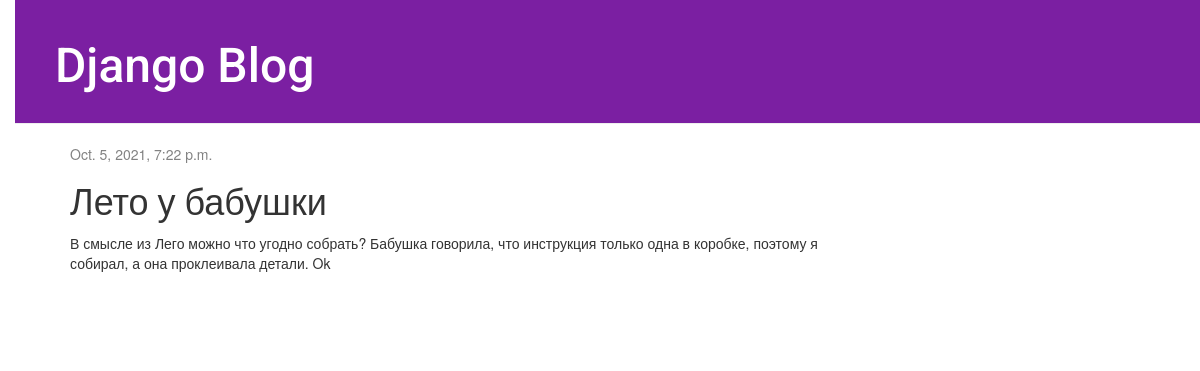
The page /post/leto-u-babyshki/ on the database its author committed.
### blog/models.py (models this page shows, shortened)
class Post(models.Model):
    author = models.ForeignKey(settings.AUTH_USER_MODEL, on_delete=models.CASCADE)
    slug = models.SlugField(max_length=250, unique_for_date='published_date')
    title = models.CharField(max_length=200)
    text = models.TextField()
    created_date = models.DateTimeField(default=timezone.now)
    published_date = models.DateTimeField(blank=True, null=True)

### blog/views.py (the view)
# urls.py: path('post/<slug:slug>/', views.post_detail, name='post_detail'),
def post_detail(request, slug):
    post = get_object_or_404(Post, slug=slug)
    return render(request, 'blog/post_detail.html', {'post': post})

### blog/templates/blog/post_detail.html (shortened to what this page needs)
{% extends 'blog/base.html' %}
{% block content %}
    <div class="post">
        {% if post.published_date %}
            <div class="date">
                {{ post.published_date }}
            </div>
        {% endif %}
        <h1>{{ post.title }}</h1>
        <p>{{ post.text|linebreaksbr }}</p>
    </div>
{% endblock %}

### blog/static/css/blog.css (style rules this page uses)
body { padding-left: 15px; }
h1, h2, h3, h4 { font-family: 'Roboto', sans-serif; }
.date { color: #828282; }
.post { margin-bottom: 70px; }

### rows shown on the page
Post: published_date "Oct. 5, 2021, 7:22 p.m.", title "Лето у бабушки", text "В смысле из Лего можно что угодно собрать? Бабушка говорила, что инструкция только одна в коробке, поэтому я собирал, а она проклеивала детали. Ok"
